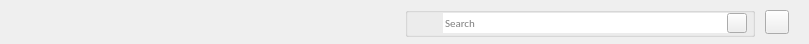
<?xml version="1.0" encoding="UTF-8"?>
<ui version="4.0">
 <class>C_NagToolBarWidget</class>
 <widget class="QWidget" name="C_NagToolBarWidget">
  <property name="geometry">
   <rect>
    <x>0</x>
    <y>0</y>
    <width>809</width>
    <height>44</height>
   </rect>
  </property>
  <property name="sizePolicy">
   <sizepolicy hsizetype="Preferred" vsizetype="Fixed">
    <horstretch>0</horstretch>
    <verstretch>0</verstretch>
   </sizepolicy>
  </property>
  <property name="minimumSize">
   <size>
    <width>0</width>
    <height>44</height>
   </size>
  </property>
  <property name="maximumSize">
   <size>
    <width>16777215</width>
    <height>44</height>
   </size>
  </property>
  <property name="font">
   <font>
    <family>Segoe UI</family>
   </font>
  </property>
  <property name="focusPolicy">
   <enum>Qt::ClickFocus</enum>
  </property>
  <property name="windowTitle">
   <string>Form</string>
  </property>
  <property name="autoFillBackground">
   <bool>true</bool>
  </property>
  <layout class="QGridLayout" name="gridLayout">
   <property name="leftMargin">
    <number>19</number>
   </property>
   <property name="topMargin">
    <number>0</number>
   </property>
   <property name="rightMargin">
    <number>20</number>
   </property>
   <property name="bottomMargin">
    <number>0</number>
   </property>
   <item row="0" column="0">
    <layout class="QHBoxLayout" name="pc_HorizontalLayout" stretch="1,0,0,0">
     <property name="spacing">
      <number>0</number>
     </property>
     <property name="sizeConstraint">
      <enum>QLayout::SetMinimumSize</enum>
     </property>
     <property name="topMargin">
      <number>0</number>
     </property>
     <property name="bottomMargin">
      <number>0</number>
     </property>
     <item>
      <spacer name="pc_HorizontalSpacer3">
       <property name="orientation">
        <enum>Qt::Horizontal</enum>
       </property>
       <property name="sizeType">
        <enum>QSizePolicy::Expanding</enum>
       </property>
       <property name="sizeHint" stdset="0">
        <size>
         <width>100</width>
         <height>20</height>
        </size>
       </property>
      </spacer>
     </item>
     <item>
      <widget class="stw::opensyde_gui_elements::C_OgeGbxStyled" name="pc_GroupBoxSearch">
          <property name="variant" stdset="0">
           <string>TransparentToolBarSearch</string>
          </property>
       <property name="minimumSize">
        <size>
         <width>350</width>
         <height>30</height>
        </size>
       </property>
       <property name="maximumSize">
        <size>
         <width>350</width>
         <height>30</height>
        </size>
       </property>
       <property name="title">
        <string/>
       </property>
       <layout class="QHBoxLayout" name="horizontalLayout" stretch="0,1,0,0">
        <property name="leftMargin">
         <number>5</number>
        </property>
        <property name="topMargin">
         <number>0</number>
        </property>
        <property name="rightMargin">
         <number>5</number>
        </property>
        <property name="bottomMargin">
         <number>0</number>
        </property>
        <item>
         <widget class="stw::opensyde_gui_elements::C_OgeLabSvgOnly" name="pc_LabelSearchImg">
          <property name="sizePolicy">
           <sizepolicy hsizetype="Fixed" vsizetype="Fixed">
            <horstretch>0</horstretch>
            <verstretch>0</verstretch>
           </sizepolicy>
          </property>
          <property name="minimumSize">
           <size>
            <width>24</width>
            <height>24</height>
           </size>
          </property>
          <property name="maximumSize">
           <size>
            <width>24</width>
            <height>24</height>
           </size>
          </property>
          <property name="text">
           <string/>
          </property>
          <property name="pixmap">
           <pixmap>:/images/IconSearchDark.png</pixmap>
          </property>
         </widget>
        </item>
        <item>
         <widget class="stw::opensyde_gui_elements::C_OgeLeUnified" name="pc_LineEditSearch">
          <property name="variant" stdset="0">
           <string>ToolBarSearch</string>
          </property>
          <property name="sizePolicy">
           <sizepolicy hsizetype="Fixed" vsizetype="Fixed">
            <horstretch>0</horstretch>
            <verstretch>0</verstretch>
           </sizepolicy>
          </property>
          <property name="minimumSize">
           <size>
            <width>300</width>
            <height>0</height>
           </size>
          </property>
          <property name="maximumSize">
           <size>
            <width>300</width>
            <height>16777215</height>
           </size>
          </property>
          <property name="font">
           <font>
            <family>Calibri</family>
            <pointsize>8</pointsize>
           </font>
          </property>
          <property name="focusPolicy">
           <enum>Qt::ClickFocus</enum>
          </property>
          <property name="autoFillBackground">
           <bool>false</bool>
          </property>
          <property name="text">
           <string/>
          </property>
          <property name="frame">
           <bool>false</bool>
          </property>
          <property name="placeholderText">
           <string>Search</string>
          </property>
         </widget>
        </item>
        <item>
         <widget class="stw::opensyde_gui_elements::C_OgePubSvgIconOnly" name="pc_BtnCancelSearch">
          <property name="sizePolicy">
           <sizepolicy hsizetype="Fixed" vsizetype="Fixed">
            <horstretch>0</horstretch>
            <verstretch>0</verstretch>
           </sizepolicy>
          </property>
          <property name="minimumSize">
           <size>
            <width>20</width>
            <height>20</height>
           </size>
          </property>
          <property name="maximumSize">
           <size>
            <width>20</width>
            <height>20</height>
           </size>
          </property>
          <property name="focusPolicy">
           <enum>Qt::NoFocus</enum>
          </property>
          <property name="text">
           <string/>
          </property>
          <property name="flat">
           <bool>false</bool>
          </property>
         </widget>
        </item>
        <item>
         <spacer name="horizontalSpacer_2">
          <property name="orientation">
           <enum>Qt::Horizontal</enum>
          </property>
          <property name="sizeHint" stdset="0">
           <size>
            <width>40</width>
            <height>20</height>
           </size>
          </property>
         </spacer>
        </item>
       </layout>
      </widget>
     </item>
     <item>
      <spacer name="horizontalSpacer">
       <property name="orientation">
        <enum>Qt::Horizontal</enum>
       </property>
       <property name="sizeType">
        <enum>QSizePolicy::Fixed</enum>
       </property>
       <property name="sizeHint" stdset="0">
        <size>
         <width>10</width>
         <height>20</height>
        </size>
       </property>
      </spacer>
     </item>
     <item>
      <widget class="stw::opensyde_gui_elements::C_OgePubSvgIconOnly" name="pc_BtnHelp">
       <property name="sizePolicy">
        <sizepolicy hsizetype="Fixed" vsizetype="Fixed">
         <horstretch>0</horstretch>
         <verstretch>0</verstretch>
        </sizepolicy>
       </property>
       <property name="minimumSize">
        <size>
         <width>24</width>
         <height>24</height>
        </size>
       </property>
       <property name="maximumSize">
        <size>
         <width>24</width>
         <height>24</height>
        </size>
       </property>
       <property name="focusPolicy">
        <enum>Qt::NoFocus</enum>
       </property>
       <property name="text">
        <string/>
       </property>
       <property name="flat">
        <bool>false</bool>
       </property>
      </widget>
     </item>
    </layout>
   </item>
  </layout>
 </widget>
 <customwidgets>
  <customwidget>
   <class>stw::opensyde_gui_elements::C_OgePubSvgIconOnly</class>
   <extends>QPushButton</extends>
   <header>C_OgePubSvgIconOnly.hpp</header>
  </customwidget>
  <customwidget>
   <class>stw::opensyde_gui_elements::C_OgeLabSvgOnly</class>
   <extends>QLabel</extends>
   <header>C_OgeLabSvgOnly.hpp</header>
  </customwidget>
  <customwidget>
   <class>stw::opensyde_gui_elements::C_OgeGbxStyled</class>
   <extends>QGroupBox</extends>
   <header>C_OgeGbxStyled.hpp</header>
   <container>1</container>
  </customwidget>
  <customwidget>
   <class>stw::opensyde_gui_elements::C_OgeLeUnified</class>
   <extends>QLineEdit</extends>
   <header>C_OgeLeUnified.hpp</header>
  </customwidget>
 </customwidgets>
 <resources/>
 <connections/>
</ui>
